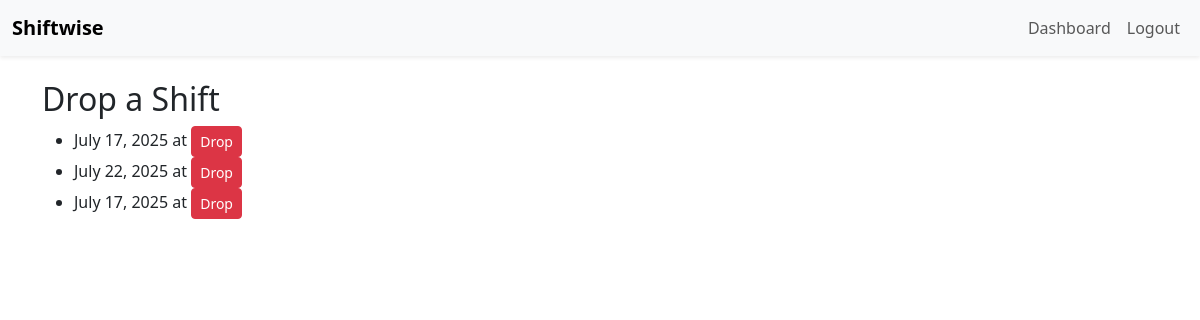
/my-shifts/drop/ (signed in), run on the app's committed database.
### shifts/models.py (models this page shows, shortened)
class Shift(models.Model):
    user = models.ForeignKey(User, on_delete=models.CASCADE, null=True, blank=True)
    date = models.DateField()
    start_time = models.TimeField()
    end_time = models.TimeField()
    is_dropped = models.BooleanField(default=False)
    is_approved = models.BooleanField(default=True)

### shifts/views.py (the view)
# urls.py: path('my-shifts/drop/',         views.drop_shift_list,       name='drop_shift_list'),
@login_required
def drop_shift_list(request):
    shifts = Shift.objects.filter(user=request.user, is_dropped=False)
    return render(request, 'shifts/drop_shift_page.html', {'shifts': shifts})

### shifts/templates/shifts/drop_shift_page.html (shortened to what this page needs)
{% extends 'shifts/base.html' %}
{% block content %}
  <h2>Drop a Shift</h2>
  <ul>
    {% for shift in shifts %}
      <li>
        {{ shift.date }} at {{ shift.time }}
        <form action="{% url 'drop_shift' shift.id %}" method="post" style="display:inline;">
          <button type="submit" class="btn btn-danger btn-sm">Drop</button>
        </form>
      </li>
    {% empty %}
      <li>No assigned shifts found.</li>
    {% endfor %}
  </ul>
{% endblock %}

### data on the page
Shift: date "July 17, 2025"
Shift: date "July 22, 2025"
Shift: date "July 17, 2025"
